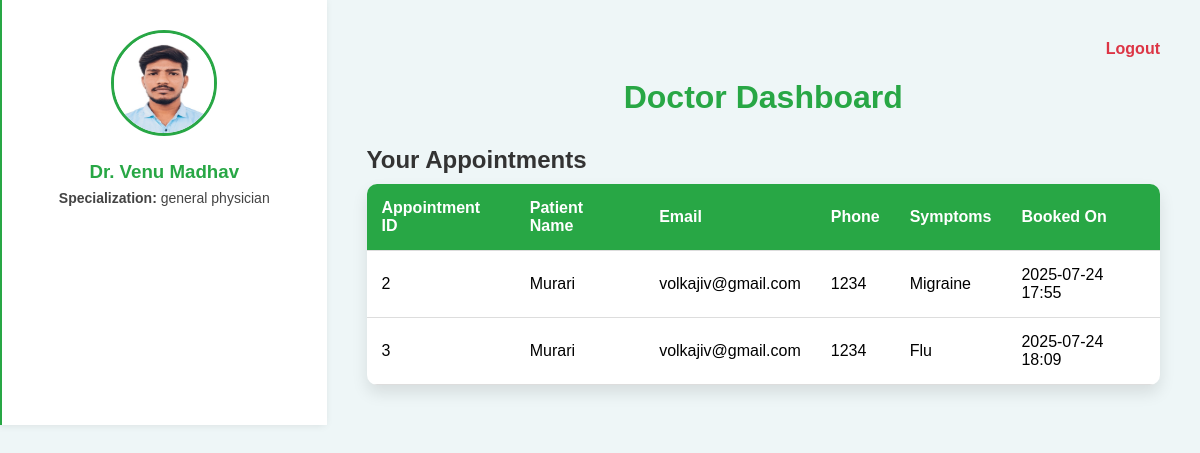
Page /doctor_dashboard (signed in) on the committed database.
### app.py (models this page shows)
class Doctor(db.Model, UserMixin):
    id = db.Column(db.Integer, primary_key=True)
    name = db.Column(db.String(100))
    specialization = db.Column(db.String(100))
    email = db.Column(db.String(150), unique=True)
    password = db.Column(db.String(100))
    photo = db.Column(db.String(100))

class Appointment(db.Model):
    id = db.Column(db.Integer, primary_key=True)
    user_id = db.Column(db.Integer, db.ForeignKey('user.id'))
    doctor_id = db.Column(db.Integer, db.ForeignKey('doctor.id'))
    symptoms = db.Column(db.String(300))
    status = db.Column(db.String(20), default='Pending')
    timestamp = db.Column(db.DateTime, default=datetime.utcnow)
    user = db.relationship('User', backref='appointments')
    doctor = db.relationship('Doctor', backref='appointments')

class User(db.Model, UserMixin):
    id = db.Column(db.Integer, primary_key=True)
    username = db.Column(db.String(100), unique=True)
    email = db.Column(db.String(150), unique=True)
    password = db.Column(db.String(100))
    phone = db.Column(db.String(15))

### app.py (the view)
@app.route('/doctor_dashboard')
@login_required
def doctor_dashboard():
    if session.get('role') != 'doctor':
        flash("Access denied. Only doctors allowed.")
        return redirect('/')
    doctor = Doctor.query.get(current_user.id)
    if not doctor:
        flash("Doctor not found. Please log in again.")
        return redirect('/login_doctor')
    appointments = Appointment.query.filter_by(doctor_id=doctor.id).all()
    return render_template('doctor_dashboard.html', appointments=appointments, doctor=doctor)

### app.py (called while the page is built)
@login_manager.user_loader
def load_user(user_id):
    role = session.get('role')
    if role == 'doctor':
        return Doctor.query.get(int(user_id))
    return User.query.get(int(user_id))

### templates/doctor_dashboard.html (shortened to what this page needs)
<!DOCTYPE html>
<html lang="en">
<head>
</head>
<body>
    <div class="sidebar">
        <img src="{{ url_for('static', filename='uploads/' ~ current_user.photo) }}" alt="Doctor Picture">
        <h3>{{ current_user.name }}</h3>
        <p><strong>Specialization:</strong> {{ current_user.specialization }}</p>
    </div>
    <div class="main-content">
        <div class="logout">
            <a href="{{ url_for('logout') }}">Logout</a>
        </div>
        <h1>Doctor Dashboard</h1>
        <h2>Your Appointments</h2>
        {% if appointments %}
        <table>
            <thead>
                <tr>
                    <th>Appointment ID</th>
                    <th>Patient Name</th>
                    <th>Email</th>
                    <th>Phone</th>
                    <th>Symptoms</th>
                    <th>Booked On</th>
                </tr>
            </thead>
            <tbody>
                {% for appointment in appointments %}
                <tr>
                    <td>{{ appointment.id }}</td>
                    <td>{{ appointment.user.username }}</td>
                    <td>{{ appointment.user.email }}</td>
                    <td>{{ appointment.user.phone }}</td>
                    <td>{{ appointment.symptoms }}</td>
                    <td>{{ appointment.timestamp.strftime('%Y-%m-%d %H:%M') }}</td>
                </tr>
                {% endfor %}
            </tbody>
        </table>
        {% else %}
            <p style="font-size:18px;">No appointments yet.</p>
        {% endif %}
    </div>
</body>
</html>

### templates/doctor_dashboard.html (style rules this page uses)
body { font-family: Arial, sans-serif; background-color: #eef6f7; margin: 0; padding: 0; display: flex; }
.main-content { flex: 3; padding: 40px; }
.sidebar { flex: 1; background-color: #fff; padding: 30px; box-shadow: -2px 0 8px rgba(0, 0, 0, 0.1); border-left: 2px solid #28a745; display: flex; flex-direction: column; align-items: center; }
.sidebar img { width: 100px; height: 100px; border-radius: 50%; border: 3px solid #28a745; margin-bottom: 20px; }
.sidebar h3 { margin: 5px 0; color: #28a745; }
.sidebar p { margin: 2px 0; color: #444; font-size: 14px; }
.logout { text-align: right; margin-bottom: 20px; }
.logout a { color: #dc3545; text-decoration: none; font-weight: bold; }
h1 { text-align: center; color: #28a745; margin-bottom: 30px; }
h2 { color: #333; margin-bottom: 10px; }
table { width: 100%; border-collapse: collapse; background-color: #fff; border-radius: 10px; overflow: hidden; box-shadow: 0 8px 16px rgba(0, 0, 0, 0.1); }
th, td { padding: 15px; text-align: left; border-bottom: 1px solid #ddd; }
th { background-color: #28a745; color: white; }

### rows in the picture
Doctor: photo (picture), name "Dr. Venu Madhav", specialization "general physician"
Appointment: id "2", user.username "Murari", user.email "volkajiv@gmail.com", user.phone "1234", symptoms "Migraine", timestamp "2025-07-24 17:55"
Appointment: id "3", user.username "Murari", user.email "volkajiv@gmail.com", user.phone "1234", symptoms "Flu", timestamp "2025-07-24 18:09"
